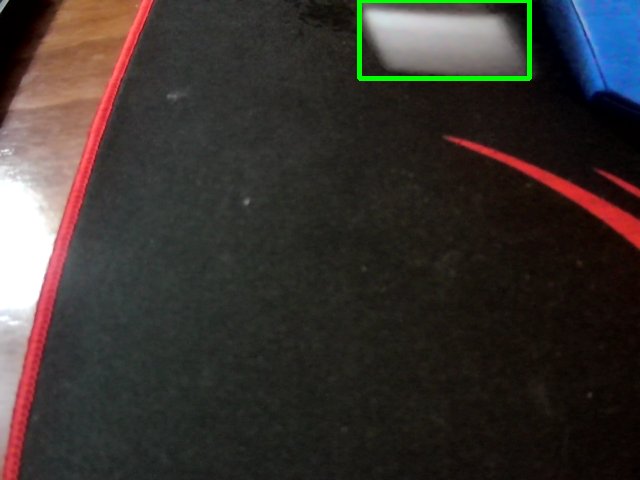
#> input picture 09_Webcam-Monitor-Email-Alert/images/1.png, 640 x 480 px, given in place of the camera
$ python main.py
#> lines starting #> are read from the running program, lines starting #| are printed output that depends on the picture
import time
import glob
import os
from threading import Thread
from modules.send_email import send_email
import cv2


# Start capturing video with the main camera
video = cv2.VideoCapture(2)
time.sleep(1)

first_frame = None
status_list = []
count = 1


def clean_dir():
    images = glob.glob("./images/*.png")
    for image in images:
        os.remove(image)


# Record a video
while True:
    status = 0
    # Get data from the camera
    check, frame = video.read()
#> frame is the input picture: shape (480, 640, 3); mean B, G, R 47.6, 50.9, 56.4
    # Convert the frame to a grayscale
    gray_frame = cv2.cvtColor(frame, cv2.COLOR_BGR2GRAY)
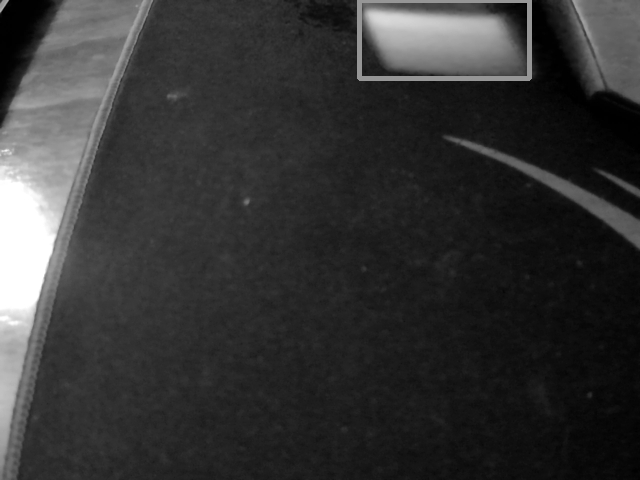
#> gray_frame: shape (480, 640); min 0, max 255, mean 52.2
    # Add some blur to the gray frame
    gray_frame_gau = cv2.GaussianBlur(gray_frame, (21, 21), 0)
    # Save the first frame from the video
    if first_frame is None:
        first_frame = gray_frame_gau
    # Get a new frame from the difference of the first and the current gray blurred frame
    delta_frame = cv2.absdiff(first_frame, gray_frame_gau)
#> delta_frame: shape (480, 640); every value is 0
    # Convert the frame to only black or white colors
    thresh_frame = cv2.threshold(delta_frame, 40, 255, cv2.THRESH_BINARY)[1]
    # Delete some noise from the frame
    dil_frame = cv2.dilate(thresh_frame, None, iterations=2)
    # Display the frame (because of the loop it will be displayed as a video)
    cv2.imshow("My video", dil_frame)
    # Get contours of the objects
    contours, check = cv2.findContours(dil_frame, cv2.RETR_EXTERNAL, cv2.CHAIN_APPROX_SIMPLE)
#> contours = []; check = None
    for contour in contours:
        # If it is a "small object" perhaps is a false positive
        if cv2.contourArea(contour) < 5000:
            continue
        # Get the size of the Rectangle for the cotour object
        x, y, w, h = cv2.boundingRect(contour)
        # Draw rectangle around a object in the frame
        rectangle = cv2.rectangle(
            frame,
            pt1=(x, y),
            pt2=(x + w, y + h),
            color=(0, 255, 0),
            thickness=3
        )
        # Set status to "True" when a object is on the camera
        if rectangle.any():
            status = 1
            # Save an image every time an object is detected
            cv2.imwrite(f"./images/{count}.png", frame)
            count += 1
            # Get a list of images path
            all_images = glob.glob("./images/*.png")
            # Save the middle image
            index = len(all_images) // 2
            image_with_object = all_images[index]

    # Get last 2 elements to know when there's a change on the camera
    status_list.append(status)
    status_list = status_list[-2:]
    # Send email when the object leaves the field of view
    if status_list[0] == 1 and status_list[1] == 0:
        # Creating threads for functions
        email_thread = Thread(target=send_email, args=(image_with_object, ))
        email_thread.daemon = True
        clean_thread = Thread(target=clean_dir)
        clean_thread.daemon = True
        # Starting thread
        email_thread.start()
        clean_thread.start()

    cv2.imshow("Video", frame)

    key = cv2.waitKey(1)
#> (key q is pressed here)
    if key == ord("q"):
        break

video.release()
